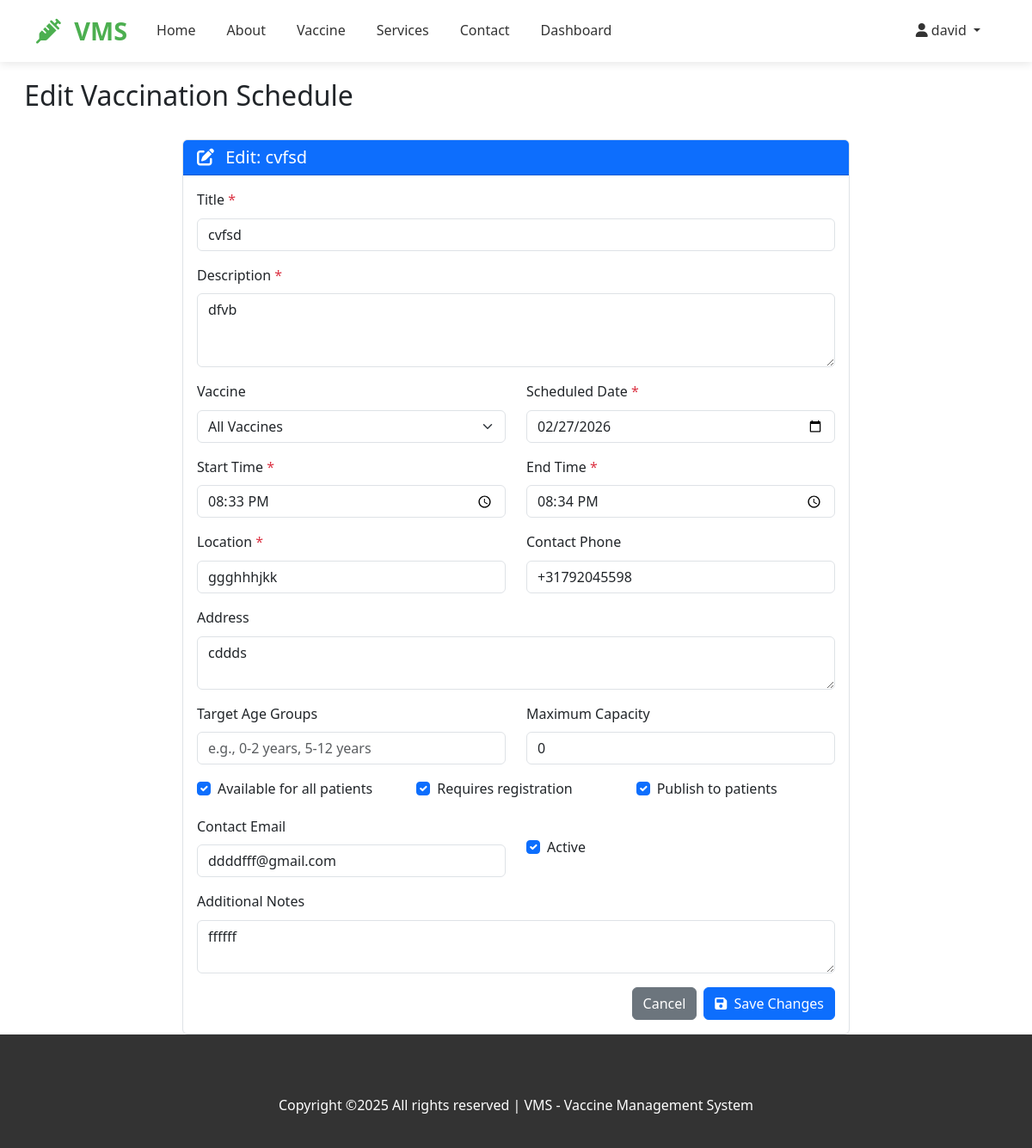
/schedule/edit/7/ (signed in), run on the app's committed database.
### vaccineapp/models.py (models this page shows, shortened)
class VaccinationSchedule(models.Model):
    title = models.CharField(max_length=200, help_text="Title of the vaccination event")
    description = models.TextField(
        help_text="Detailed description of the vaccination event"
    )
    vaccine = models.ForeignKey(
        Vaccine,
        on_delete=models.SET_NULL,
        null=True,
        blank=True,
        related_name="schedules",
    )
    scheduled_date = models.DateField(help_text="Date of the vaccination event")
    start_time = models.TimeField(help_text="Start time of the event")
    end_time = models.TimeField(help_text="End time of the event")
    location = models.CharField(
        max_length=200, help_text="Location where vaccination will take place"
    )
    address = models.TextField(help_text="Full address of the location")
    target_age_groups = models.CharField(
        max_length=200,
        blank=True,
        null=True,
        help_text="Comma-separated age groups targeted",
    )
    is_for_all = models.BooleanField(
        default=True, help_text="Whether this is for all patients"
    )
    max_capacity = models.IntegerField(
        default=0, help_text="Maximum number of patients (0 for unlimited)"
    )
    registered_count = models.IntegerField(
        default=0, help_text="Number of patients registered"
    )
    requires_registration = models.BooleanField(
        default=True, help_text="Whether patients need to register"
    )
    is_active = models.BooleanField(
        default=True, help_text="Whether this schedule is active"
    )
    is_published = models.BooleanField(
        default=False, help_text="Whether this schedule is published to patients"
    )
    notes = models.TextField(
        blank=True, null=True, help_text="Additional notes for patients"
    )
    contact_phone = models.CharField(
        max_length=20, blank=True, null=True, help_text="Contact phone for inquiries"
    )
    contact_email = models.EmailField(
        blank=True, null=True, help_text="Contact email for inquiries"
    )
    created_by = models.ForeignKey(
        User, on_delete=models.SET_NULL, null=True, related_name="created_schedules"
    )
    created_at = models.DateTimeField(auto_now_add=True)
    updated_at = models.DateTimeField(auto_now=True)
    class Meta:
        ordering = ["-scheduled_date", "start_time"]
        verbose_name = "Vaccination Schedule"
        verbose_name_plural = "Vaccination Schedules"

### vaccineapp/views.py (the view, shortened to what this page needs)
# urls.py: path('schedule/edit/<int:schedule_id>/', views.edit_vaccination_schedule, name='edit_vaccination_schedule'),
@login_required
def edit_vaccination_schedule(request, schedule_id):
    print(f"\n{'='*50}")
    print(f"EDIT SCHEDULE VIEW CALLED")
    print(f"Schedule ID: {schedule_id}")
    print(f"Method: {request.method}")
    print(f"{'='*50}\n")
    if not request.user.is_staff and not request.user.is_superuser:
        messages.error(request, 'You do not have permission to access this page.')
        return redirect('dashboard')
    schedule = get_object_or_404(VaccinationSchedule, id=schedule_id)
    vaccines = Vaccine.objects.filter(is_active=True)
    context = {
        'schedule': schedule,
        'vaccines': vaccines,
    }
    return render(request, 'edit_vaccination_schedule.html', context)

### vaccineapp/templates/edit_vaccination_schedule.html (shortened to what this page needs)
{% extends 'base.html' %}
{% load static %}
{% block content %}
<div class="container-fluid mt-4">
    <div class="row">
        <div class="col-12">
            <div class="d-flex justify-content-between align-items-center mb-4">
                <h1 class="h2">
                    Edit Vaccination Schedule
                </h1>
            </div>
        </div>
    </div>
    <div class="row">
        <div class="col-md-8 mx-auto">
            <div class="card">
                <div class="card-header bg-primary text-white">
                    <h5 class="card-title mb-0">
                        <i class="fas fa-edit me-2"></i>
                        Edit: {{ schedule.title }}
                    </h5>
                </div>
                <div class="card-body">
                    <form method="post" action="{% url 'edit_vaccination_schedule' schedule.id %}" id="editScheduleForm">
                        <div class="row">
                            <div class="col-md-12 mb-3">
                                <label class="form-label">Title <span class="text-danger">*</span></label>
                                <input type="text" class="form-control" name="title" value="{{ schedule.title }}" required>
                            </div>
                        </div>
                        <div class="row">
                            <div class="col-md-12 mb-3">
                                <label class="form-label">Description <span class="text-danger">*</span></label>
                                <textarea class="form-control" name="description" rows="3" required>{{ schedule.description }}</textarea>
                            </div>
                        </div>
                        <div class="row">
                            <div class="col-md-6 mb-3">
                                <label class="form-label">Vaccine</label>
                                <select class="form-select" name="vaccine">
                                    <option value="">All Vaccines</option>
                                </select>
                            </div>
                            <div class="col-md-6 mb-3">
                                <label class="form-label">Scheduled Date <span class="text-danger">*</span></label>
                                <input type="date" class="form-control" name="scheduled_date" value="{{ schedule.scheduled_date|date:'Y-m-d' }}" required>
                            </div>
                        </div>
                        <div class="row">
                            <div class="col-md-6 mb-3">
                                <label class="form-label">Start Time <span class="text-danger">*</span></label>
                                <input type="time" class="form-control" name="start_time" value="{{ schedule.start_time|time:'H:i' }}" required>
                            </div>
                            <div class="col-md-6 mb-3">
                                <label class="form-label">End Time <span class="text-danger">*</span></label>
                                <input type="time" class="form-control" name="end_time" value="{{ schedule.end_time|time:'H:i' }}" required>
                            </div>
                        </div>
                        <div class="row">
                            <div class="col-md-6 mb-3">
                                <label class="form-label">Location <span class="text-danger">*</span></label>
                                <input type="text" class="form-control" name="location" value="{{ schedule.location }}" required>
                            </div>
                            <div class="col-md-6 mb-3">
                                <label class="form-label">Contact Phone</label>
                                <input type="text" class="form-control" name="contact_phone" value="{{ schedule.contact_phone|default:'' }}">
                            </div>
                        </div>
                        <div class="row">
                            <div class="col-md-12 mb-3">
                                <label class="form-label">Address</label>
                                <textarea class="form-control" name="address" rows="2">{{ schedule.address|default:'' }}</textarea>
                            </div>
                        </div>
                        <div class="row">
                            <div class="col-md-6 mb-3">
                                <label class="form-label">Target Age Groups</label>
                                <input type="text" class="form-control" name="target_age_groups" value="{{ schedule.target_age_groups|default:'' }}" placeholder="e.g., 0-2 years, 5-12 years">
                            </div>
                            <div class="col-md-6 mb-3">
                                <label class="form-label">Maximum Capacity</label>
                                <input type="number" class="form-control" name="max_capacity" value="{{ schedule.max_capacity }}" min="0">
                            </div>
                        </div>
                        <div class="row">
                            <div class="col-md-4 mb-3">
                                <div class="form-check">
                                    <input type="checkbox" class="form-check-input" name="is_for_all" id="isForAll" {% if schedule.is_for_all %}checked{% endif %}>
                                    <label class="form-check-label" for="isForAll">Available for all patients</label>
                                </div>
                            </div>
                            <div class="col-md-4 mb-3">
                                <div class="form-check">
                                    <input type="checkbox" class="form-check-input" name="requires_registration" id="requiresRegistration" {% if schedule.requires_registration %}checked{% endif %}>
                                    <label class="form-check-label" for="requiresRegistration">Requires registration</label>
                                </div>
                            </div>
                            <div class="col-md-4 mb-3">
                                <div class="form-check">
                                    <input type="checkbox" class="form-check-input" name="is_published" id="isPublished" {% if schedule.is_published %}checked{% endif %}>
                                    <label class="form-check-label" for="isPublished">Publish to patients</label>
                                </div>
                            </div>
                        </div>
                        <div class="row">
                            <div class="col-md-6 mb-3">
                                <label class="form-label">Contact Email</label>
                                <input type="email" class="form-control" name="contact_email" value="{{ schedule.contact_email|default:'' }}" placeholder="clinic@example.com">
                            </div>
                            <div class="col-md-6 mb-3">
                                <div class="form-check mt-4">
                                    <input type="checkbox" class="form-check-input" name="is_active" id="isActive" {% if schedule.is_active %}checked{% endif %}>
                                    <label class="form-check-label" for="isActive">Active</label>
                                </div>
                            </div>
                        </div>
                        <div class="row">
                            <div class="col-md-12 mb-3">
                                <label class="form-label">Additional Notes</label>
                                <textarea class="form-control" name="notes" rows="2">{{ schedule.notes|default:'' }}</textarea>
                            </div>
                        </div>
                        <div class="d-flex justify-content-end gap-2">
                            <a href="{% url 'vaccination_schedule_management' %}" class="btn btn-secondary">Cancel</a>
                            <button type="submit" class="btn btn-primary">
                                <i class="fas fa-save me-1"></i> Save Changes
                            </button>
                        </div>
                    </form>
                </div>
            </div>
        </div>
    </div>
</div>
{% endblock %}

### vaccineapp/templates/base.html (shortened to what this page needs)
{% load static %}
<!DOCTYPE html>
<html lang="{{ request.session.language|default:'en' }}">
<head>
    <link href="https://cdn.jsdelivr.net/npm/bootstrap@5.3.0-alpha1/dist/css/bootstrap.min.css" rel="stylesheet">
    <link rel="stylesheet" href="https://cdnjs.cloudflare.com/ajax/libs/font-awesome/6.0.0/css/all.min.css">
    <link rel="stylesheet" href="{% static 'css/home.css' %}">
</head>
<body>
    <nav class="navbar navbar-expand-lg navbar-light fixed-top">
        <div class="container">
            <a class="navbar-brand" href="{% url 'index' %}">
                <i class="fas fa-syringe me-2"></i>
                VMS
            </a>
            <div class="collapse navbar-collapse" id="navbarNav">
                <ul class="navbar-nav me-auto">
                    <li class="nav-item">
                        <a class="nav-link" href="{% url 'index' %}">Home</a>
                    </li>
                    <li class="nav-item">
                        <a class="nav-link" href="{% url 'about' %}">About</a>
                    </li>
                    <li class="nav-item">
                        <a class="nav-link" href="{% url 'vaccine' %}">Vaccine</a>
                    </li>
                    <li class="nav-item">
                        <a class="nav-link" href="{% url 'service' %}">Services</a>
                    </li>
                    <li class="nav-item">
                        <a class="nav-link" href="{% url 'contact' %}">Contact</a>
                    </li>
                    <li class="nav-item">
                        <a class="nav-link" href="{% url 'dashboard' %}">Dashboard</a>
                    </li>
                </ul>
                <ul class="navbar-nav ms-auto">
                    <li class="nav-item dropdown">
                        <a class="nav-link dropdown-toggle" href="#" role="button" data-bs-toggle="dropdown">
                            <i class="fas fa-user me-1"></i>{{ user.username }}
                        </a>
                    </li>
                </ul>
            </div>
        </div>
    </nav>
    <div class="container mt-2">
        <div class="alert alert-info d-none d-md-block">
            <small>
            </small>
        </div>
    </div>
    <main>
        {% block content %}
        {% endblock %}
    </main>
    <footer class="footer">
        <div class="container">
            <div class="row">
                <div class="col-12 text-center">
                    <p>Copyright ©2025 All rights reserved | VMS - Vaccine Management System</p>
                </div>
            </div>
        </div>
    </footer>
</body>
</html>

### vaccineapp/static/css/home.css (style rules this page uses)
:root { --primary-color: #4caf50; --secondary-color: #2196f3; --dark-color: #333; --light-color: #f8f9fa; }
body { font-family: 'Segoe UI', Tahoma, Geneva, Verdana, sans-serif; line-height: 1.6; }
.navbar { background-color: white; box-shadow: 0 2px 10px rgba(0,0,0,0.1); }
.navbar-brand { font-weight: bold; color: var(--primary-color); font-size: 1.8rem; }
.nav-link { color: var(--dark-color); font-weight: 500; margin: 0 10px; }
.footer { background-color: var(--dark-color); color: white; padding: 70px 0 20px; }

### vaccineapp/templates/base.html (style rules this page uses)
:root { --bg-color: #ffffff; --text-color: #212529; --card-bg: #ffffff; --border-color: #dee2e6; }
body { background-color: var(--bg-color); color: var(--text-color); transition: all 0.3s ease; }
.card { background-color: var(--card-bg); border-color: var(--border-color); }

### data on the page
VaccinationSchedule: title "cvfsd", description "dfvb", scheduled_date "02/27/2026", start_time "20:33", end_time "20:34", location "ggghhhjkk", contact_phone "+31792045598", address "cddds", max_capacity "0", is_for_all "☑", requires_registration "☑", is_published "☑", contact_email "ddddfff@gmail.com", is_active "☑", notes "ffffff"

### other printed values
{{ user.username }} "david"
